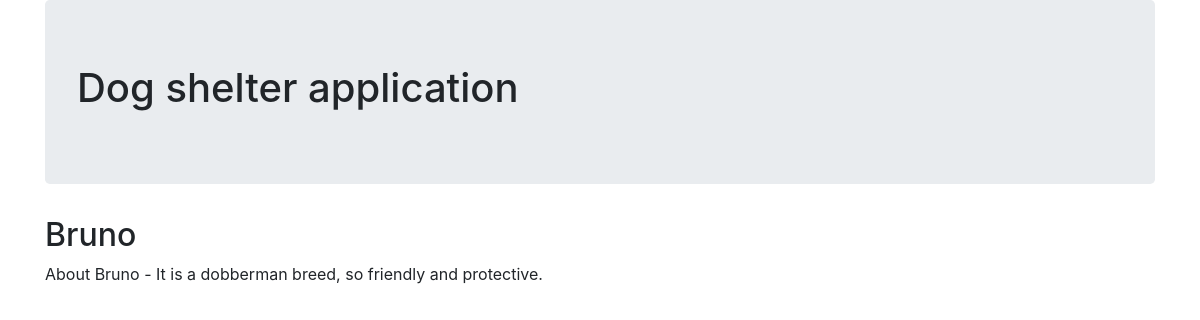
Screenshot of /dog1 with the database file from the repository.
### dog_shelters/models.py (models this page shows, shortened)
class Dog(models.Model):
    shelter = models.ForeignKey(Shelter, on_delete=models.PROTECT)
    name = models.CharField(max_length=200)
    description = models.TextField(max_length=200)
    intake_date = models.DateTimeField(auto_now_add=True)

### dog_shelters/views.py (the view)
# urls.py: path('dog<int:pk>', views.DogDetailView.as_view(), name='dog_detail'),
class DogDetailView(generic.DetailView):
    model = models.Dog
    template_name = 'dog_detail.html'
    context_object_name = 'dog'

### dog_shelters/templates/dog_detail.html (shortened to what this page needs)
{% extends 'base.html' %}
{% block content %}
<h2>{{ dog.name }}</h2>
<div>About {{ dog.name }} - {{ dog.description }}</div>
<br><br>
{% endblock %}

### rows the page displays
Dog: name "Bruno", description "It is a dobberman breed, so friendly and protective."
